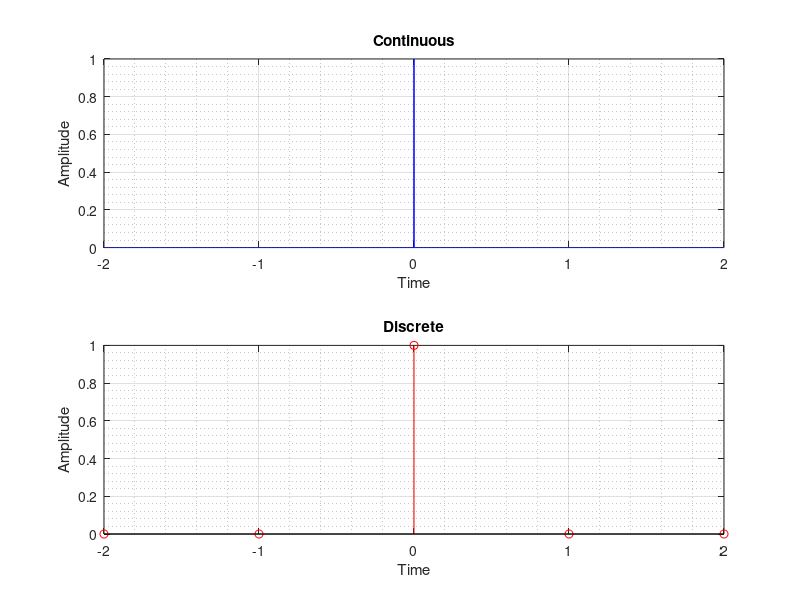

This chart was generated by the following MATLAB code:
% Program to generate signal of unit impulse function / Delta Dirac Function
clc; clear all;

% DELTA DIRAC FUNCTION / UNIT IMPULSE FUNCTION - (infinite for 0, 0 elsewhere)
%   delta[x] = infinity     x = 0
%            = 0            x < 0 & x > 0
% also constrained to satisfy 
% integration minus-infinity to plus-infinity delta(x).dx = 1

x = -2:0.0001:2;
f = zeros(size(x));
f(x == 0) = 1;

figure('Name','Unit Impulse','NumberTitle','off','Color','w')
subplot(2,1,1);
plot(x,f,'b'),grid on, grid minor
title('Continuous')
xlabel('Time')
ylabel('Amplitude')

y = -2:2;
fn = [0, 0, 1, 0 ,0];
subplot(2,1,2);
stem(y,fn,'r'),grid on, grid minor
title('Discrete')
xlabel('Time')
ylabel('Amplitude')

print('-clipboard','-dbitmap')

% << + >>
% Introduced by the physicist PAUL DIRAC for modelling the density of an
% idealized point mass or point charge, as a function that is equal to zero
% everywhere except for zero and whose integral over the entire real line
% is equal to 1.
